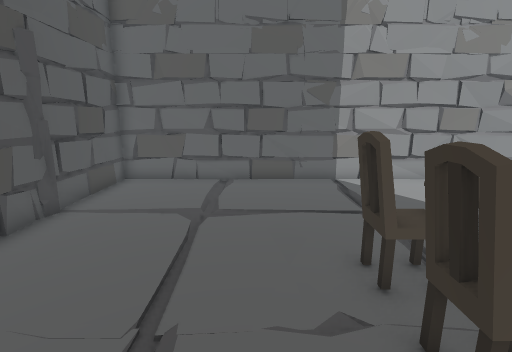
view 1 (above)

16 first-person views from a walk through a Unity game level. The camera is 1.4 m above the floor, tilts 12° down and sees 85° across. Doors are open. The floor is counted in squares, 0.5 m on a side. Each view is taken from the middle of a square. On the plan, view 1 faces up. The plan holds only what a view shows up to about 19 squares ahead; the rest is blank. The place goes on beyond the plan. Some animated figures are left out. Some surface patterns are stand-ins.

view 2
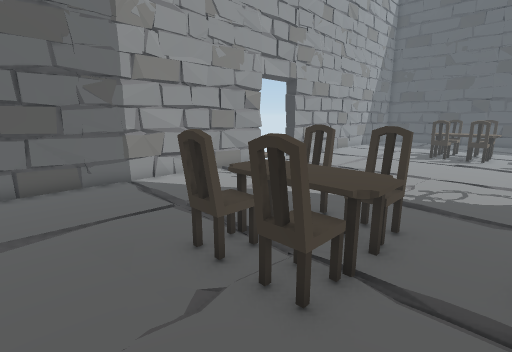

view 3
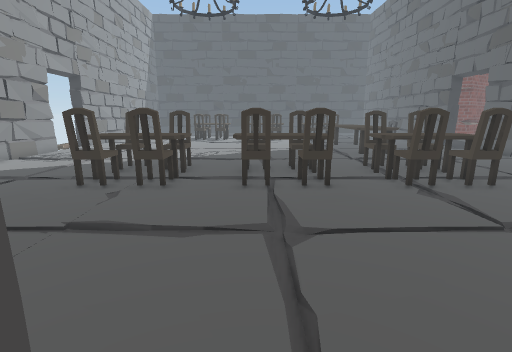

view 4
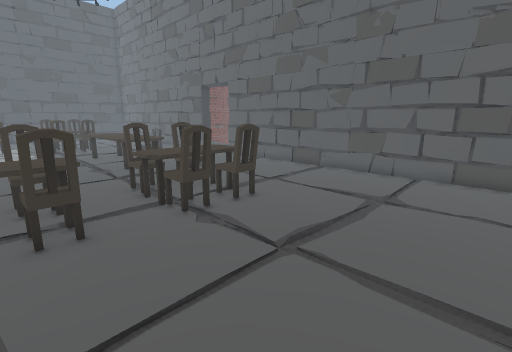

view 5
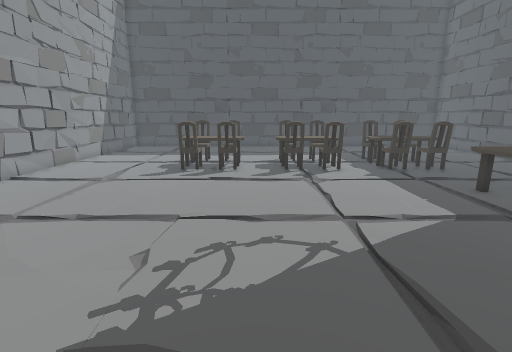

view 6
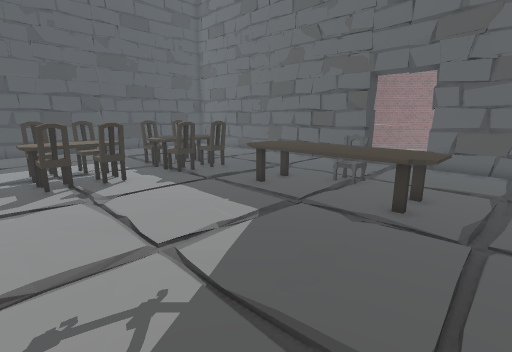

view 7
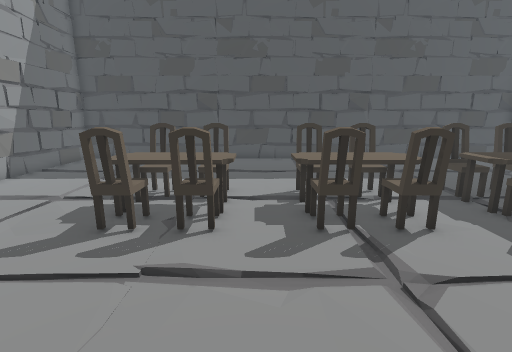

view 8
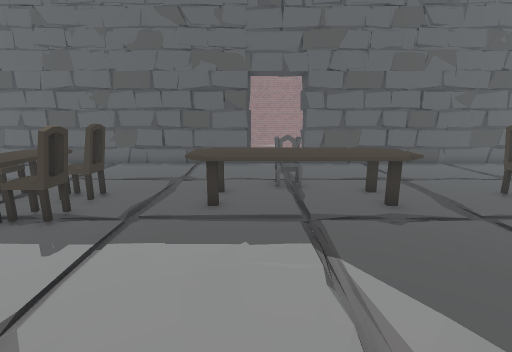

view 9
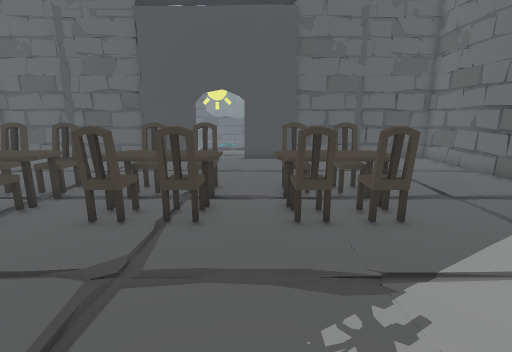

view 10
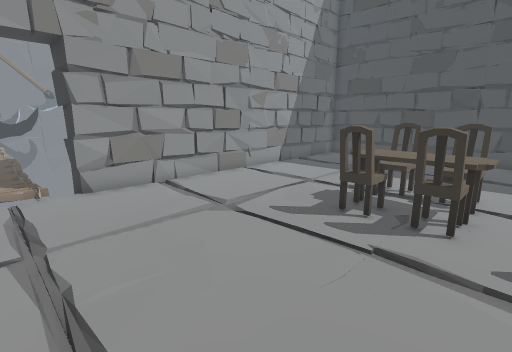

view 11
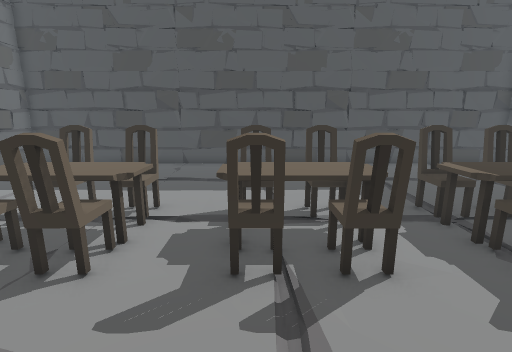

view 12
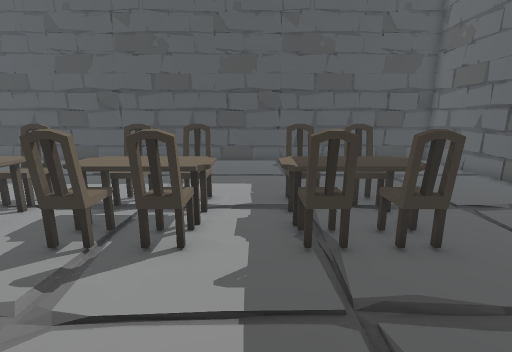

view 13
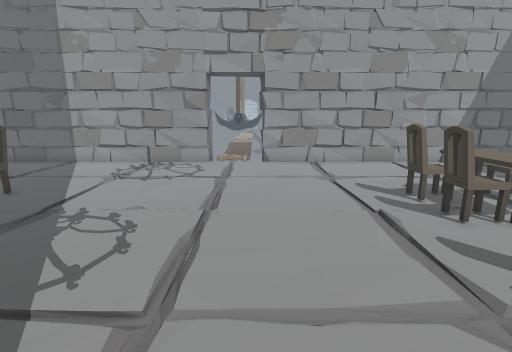

view 14
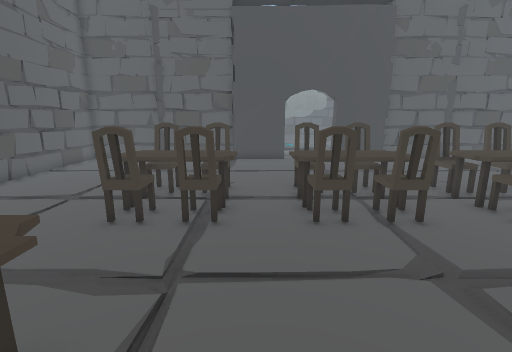

view 15
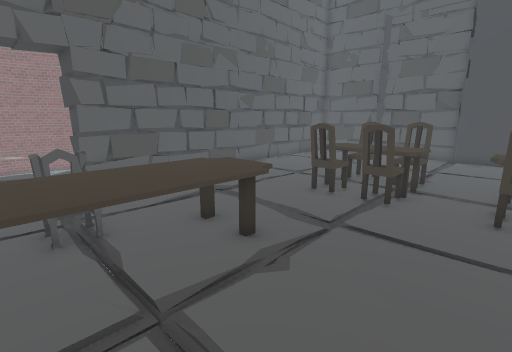

view 16
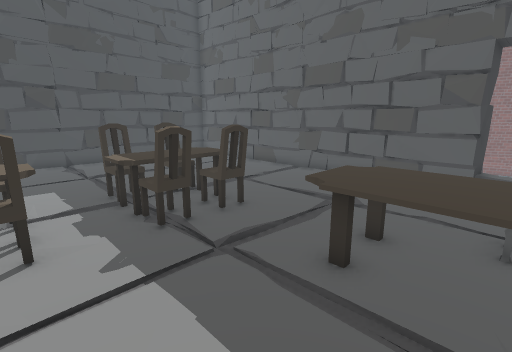

### Floor plan
Key: @ floor where view 1 was taken; # wall or solid block; . main floor; : floor 0.25 m higher than the main floor; - floor 0.25 m lower than the main floor; D open door; = window, fence, low wall or low ledge; C chair; T table; O other object.
Columns run from 7 left of view 1 to 33 right of it. Each row starts with its distance up from view 1.
 13  ###################..D##################
 12  # .==##.   .===    ..DD .=== .   .===. #
 11  #....................DD............... #
 10  #....................DD..............  #
  9  #....................................  #
  8  #..................................    #
  7  #.................................     #
  6  #..................................    #
  5  #.......CCTCC.............CCTCCC...... #
  4  # ......CCTCC.............CCCCCC.......#
  3  # ......CCTCC.............CCCCCC.......#
  2  #.......CCTCC.............CCCCCC.......#
  1  #......................................#
  0  D.....@..TTT................TT.........#
 -1 -D.......CCTCC.............CCCCCC.......#
 -2  D........TTT................TT.....    #
 -3  D.......COTCC.............CCTCCC.......#
 -4  #.........TT................TT.........#
 -5  #......................................#
 -6  #.......CCTCC.............CCCCCC.......#
 -7  #.......CCTCC....TTTTTT...CCCCCC.......#
 -8  #.......CCTCC...TTTTTTTT..CCCCCC.......#
 -9  #.......CCTCC...TTTTTTTT..CCCCCC.......#
-10  #................TTTTTT................#
-11  #..................CC...............  .#
-12  #...................................   #
-13  #...................................   #
-14  #...................................   #
-15  #.................. .................  #
-16  ################### .D##################
-17                    #::D#

Positions as (right, up) in squares from view 1, and headings:
1: (0, 0), facing up
2: (-1, 0), facing up-right
3: (-7, -1), facing right
4: (-5, -2), facing down-right
5: (6, 1), facing right
6: (8, 1), facing down-right
7: (14, 1), facing right
8: (15, 1), facing down
9: (13, 1), facing left
10: (13, 1), facing up-right
11: (16, -1), facing right
12: (15, -5), facing right
13: (15, -5), facing up
14: (13, -5), facing left
15: (15, -3), facing down-left
16: (14, -3), facing down-right
